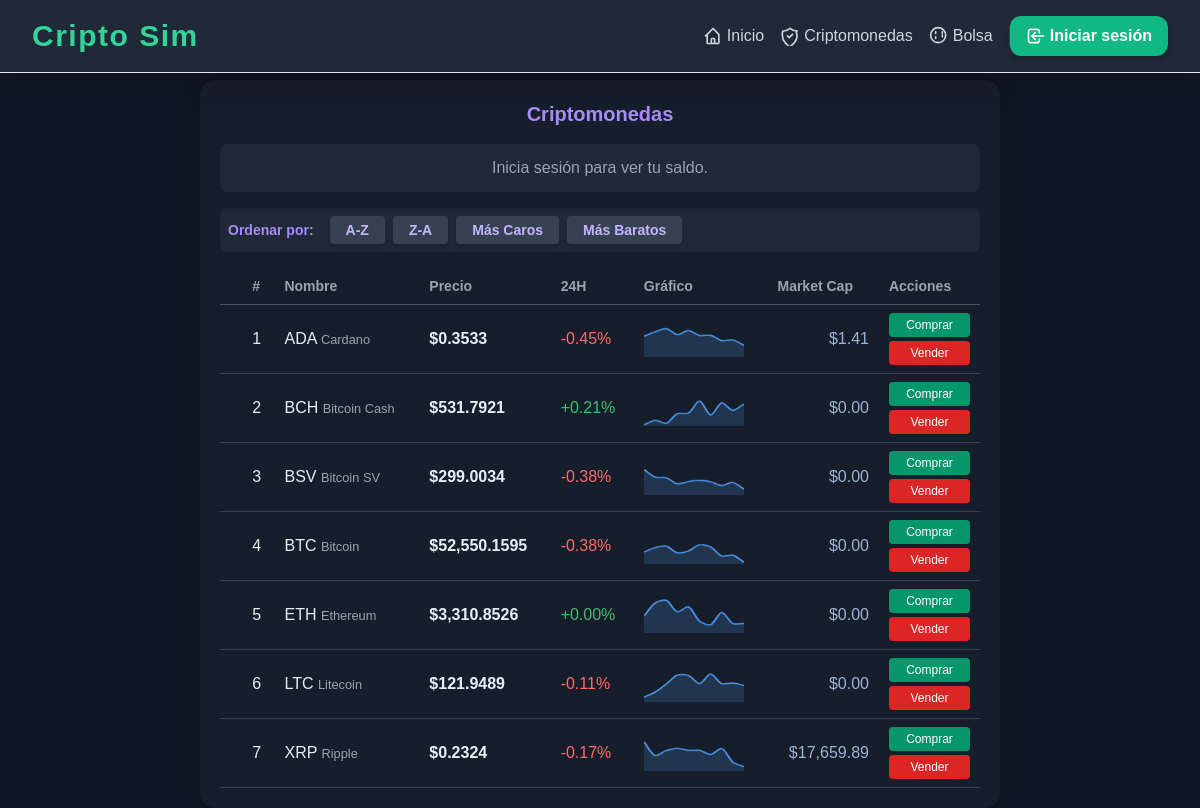
Screenshot of /criptomonedas.php with the database file from the repository.
### tables this page shows
CREATE TABLE `precios` (
  `id` int(11) NOT NULL,
  `simbolo` varchar(10) NOT NULL,
  `nombre` varchar(50) NOT NULL,
  `tipo` enum('cripto','bolsa') NOT NULL,
  `precio` decimal(18,6) NOT NULL,
  `fecha` datetime DEFAULT current_timestamp(),
  `change_24h` decimal(8,2) NOT NULL DEFAULT 0.00,
  `market_cap` decimal(20,2) NOT NULL DEFAULT 0.00,
  `imagen` varchar(100) NOT NULL DEFAULT ''
);

### criptomonedas.php (the view, shortened to what this page needs)
<?php
$db_host = '127.0.0.1';
$db_name = 'cripto_db';
$db_user = 'root';
$db_pass = '';
try {
    $pdo = new PDO("mysql:host=$db_host;dbname=$db_name;charset=utf8mb4", $db_user, $db_pass, [
        PDO::ATTR_ERRMODE => PDO::ERRMODE_EXCEPTION
    ]);
} catch (Exception $e) {
    die("Error DB: " . htmlspecialchars($e->getMessage()));
}
$user_balance = 0.00;
$stmt = $pdo->query("SELECT simbolo, nombre, precio, change_24h, market_cap, imagen
                     FROM precios
                     WHERE tipo = 'cripto'
                     ORDER BY simbolo ASC");
$precios = $stmt->fetchAll(PDO::FETCH_ASSOC);
?>
<!DOCTYPE html>
<html lang="es">
<head>
<link href="https://cdn.jsdelivr.net/npm/tailwindcss@2.2.19/dist/tailwind.min.css" rel="stylesheet">
</head>
<body>
<?php
$is_logged_in = isset($_SESSION['usuario']);
?>
<nav class="bg-gray-800 fixed w-full top-0 z-50 shadow-xl border-b border-green-500/20">
    <div class="max-w-7xl mx-auto px-6 lg:px-8 py-4 flex justify-between items-center">
        <h1 class="text-3xl font-extrabold text-green-400 tracking-wider">Cripto Sim</h1>
        <div class="flex items-center space-x-4">
            <a href="index.php" class="text-gray-300 hover:text-green-400 transition duration-300 font-medium flex items-center">
                Inicio
            </a>
            <a href="criptomonedas.php" class="text-gray-300 hover:text-purple-400 transition duration-300 font-medium flex items-center">
                Criptomonedas
            </a>
            <a href="bolsa.php" class="text-gray-300 hover:text-yellow-400 transition duration-300 font-medium flex items-center">
                <svg class="w-5 h-5 mr-1" fill="none" stroke="currentColor" viewBox="0 0 24 24" xmlns="http://www.w3.org/2000/svg"><path stroke-linecap="round" stroke-linejoin="round" stroke-width="2" d="M8 7v2m8-2v2m-8 4v2m8-4v2m4-2a9 9 0 11-18 0 9 9 0 0118 0z"></path></svg>
                Bolsa
            </a>
            <?php if ($is_logged_in): ?>
            <a href="usuario.php" class="text-gray-300 hover:text-blue-400 transition duration-300 font-medium flex items-center border-l border-gray-700 pl-4">
                <svg class="w-5 h-5 mr-1" fill="none" stroke="currentColor" viewBox="0 0 24 24" xmlns="http://www.w3.org/2000/svg"><path stroke-linecap="round" stroke-linejoin="round" stroke-width="2" d="M16 7a4 4 0 11-8 0 4 4 0 018 0zM12 14a7 7 0 00-7 7h14a7 7 0 00-7-7z"></path></svg>
                Mi Cuenta
            </a>
            <?php else: ?>
            <a href="login.php" class="bg-green-500 hover:bg-green-400 px-4 py-2 rounded-xl text-white font-semibold transition duration-300 shadow-md flex items-center border-l border-gray-700 pl-4">
                <svg class="w-5 h-5 mr-1" fill="none" stroke="currentColor" viewBox="0 0 24 24" xmlns="http://www.w3.org/2000/svg"><path stroke-linecap="round" stroke-linejoin="round" stroke-width="2" d="M11 16l-4-4m0 0l4-4m-4 4h14m-5 4v1a3 3 0 01-3 3H6a3 3 0 01-3-3V7a3 3 0 013-3h7a3 3 0 013 3v1"></path></svg>
                Iniciar sesión
            </a>
            <?php endif; ?>
        </div>
    </div>
</nav>
<div class="container">
<h2 class="text-center text-xl font-semibold text-purple-400 mb-4">Criptomonedas</h2>
<?php if (isset($_SESSION['usuario']['id'])): ?>
    <div class="bg-gray-800 p-3 mb-4 rounded-lg shadow-lg border border-purple-700/50">
        <p class="text-purple-300 font-medium text-sm">💰 Saldo Disponible:</p>
        <p class="text-3xl font-extrabold text-green-400">$<?php echo number_format($user_balance, 2); ?> USD</p>
    </div>
<?php else: ?>
    <div class="bg-gray-800 p-3 mb-4 rounded-lg text-center text-gray-400">
        Inicia sesión para ver tu saldo.
    </div>
<?php endif; ?>
<div class="mb-4 flex flex-wrap gap-2 items-center p-2 bg-gray-800 rounded-lg shadow-inner">
    <span class="text-sm font-bold text-purple-400 mr-2">Ordenar por:</span>
    <button onclick="ordenarTabla('nombre', 'asc')" class="bg-gray-700 hover:bg-gray-600 text-purple-300 font-semibold px-4 py-1 rounded text-sm transition shadow-md">A-Z</button>
    <button onclick="ordenarTabla('nombre', 'desc')" class="bg-gray-700 hover:bg-gray-600 text-purple-300 font-semibold px-4 py-1 rounded text-sm transition shadow-md">Z-A</button>
    <button onclick="ordenarTabla('precio', 'desc')" class="bg-gray-700 hover:bg-gray-600 text-purple-300 font-semibold px-4 py-1 rounded text-sm transition shadow-md">Más Caros</button>
    <button onclick="ordenarTabla('precio', 'asc')" class="bg-gray-700 hover:bg-gray-600 text-purple-300 font-semibold px-4 py-1 rounded text-sm transition shadow-md">Más Baratos</button>
</div>
<table class="w-full border-collapse">
<thead>
<tr class="text-gray-400 text-sm border-b border-gray-600">
  <th></th> <th>#</th>
  <th>Nombre</th>
  <th>Precio</th>
  <th>24H</th>
  <th>Gráfico</th>
  <th>Market Cap</th>
  <th>Acciones</th>
</tr>
</thead>
<tbody id="tabla-body">
<?php $i=1; foreach($precios as $p): ?>
<tr data-simbolo="<?= $p['simbolo'] ?>" class="border-b border-gray-700 hover:bg-gray-800 transition duration-150 ease-in-out">
  <td class="px-2 py-1">
  </td>
  <td><?= $i++ ?></td>
  <td><?= htmlspecialchars($p['simbolo']) ?> <small class="text-gray-400"><?= htmlspecialchars($p['nombre']) ?></small></td>
  <td class="price" data-value="<?= $p['precio'] ?>">$<?= number_format($p['precio'], 4) ?></td>
  <td class="<?= $p['change_24h']>=0?'change-up':'change-down' ?>" data-value="<?= $p['change_24h'] ?>">
      <?= ($p['change_24h']>=0?'+':'').$p['change_24h'] ?>%
  </td>
  <td><canvas id="spark-<?= $p['simbolo'] ?>" class="spark"></canvas></td>
  <td class="marketcap" data-value="<?= $p['market_cap'] ?>">$<?= number_format($p['market_cap'],2) ?></td>
  <td class="text-center">
    <div class="flex flex-col space-y-1">
        <button onclick="comprarCripto('<?= $p['simbolo'] ?>', <?= $p['precio'] ?>)"
          class="bg-green-600 hover:bg-green-500 text-white px-3 py-1 rounded text-xs transition">
          Comprar
        </button>
        <button onclick="venderCripto('<?= $p['simbolo'] ?>', <?= $p['precio'] ?>)"
          class="bg-red-600 hover:bg-red-500 text-white px-3 py-1 rounded text-xs transition">
          Vender
        </button>
    </div>
  </td>
</tr>
<?php endforeach; ?>
</tbody>
</table>
</div>
</body>
</html>

### criptomonedas.php (style rules this page uses)
body { background:#0f1724; color:#e6eef8; font-family: Arial, sans-serif; padding-top: 80px; display:flex; justify-content:center; }
.container { width:90%; max-width:800px; background:rgba(255,255,255,0.03); padding:20px; border-radius:15px; box-shadow:0 0 20px rgba(0,0,0,0.2); }
.change-up { color:#38c172; }
.change-down { color:#ff6b6b; }
.spark { width: 100px !important; height: 35px !important; }
.marketcap { text-align:right; color:#9fb3d6; }
.price { font-weight:bold; }
table { border-spacing: 0; }
th, td { padding: 8px 10px; text-align: left; }

### rows the page displays
precios: simbolo "ADA", nombre "Cardano", precio "0.3533", change_24h "-0.45", market_cap "1.41"
precios: simbolo "BCH", nombre "Bitcoin Cash", precio "531.7921", change_24h "0.21", market_cap "0.00"
precios: simbolo "BSV", nombre "Bitcoin SV", precio "299.0034", change_24h "-0.38", market_cap "0.00"
precios: simbolo "BTC", nombre "Bitcoin", precio "52,550.1595", change_24h "-0.38", market_cap "0.00"
precios: simbolo "ETH", nombre "Ethereum", precio "3,310.8526", change_24h "0.00", market_cap "0.00"
precios: simbolo "LTC", nombre "Litecoin", precio "121.9489", change_24h "-0.11", market_cap "0.00"
precios: simbolo "XRP", nombre "Ripple", precio "0.2324", change_24h "-0.17", market_cap "17,659.89"
